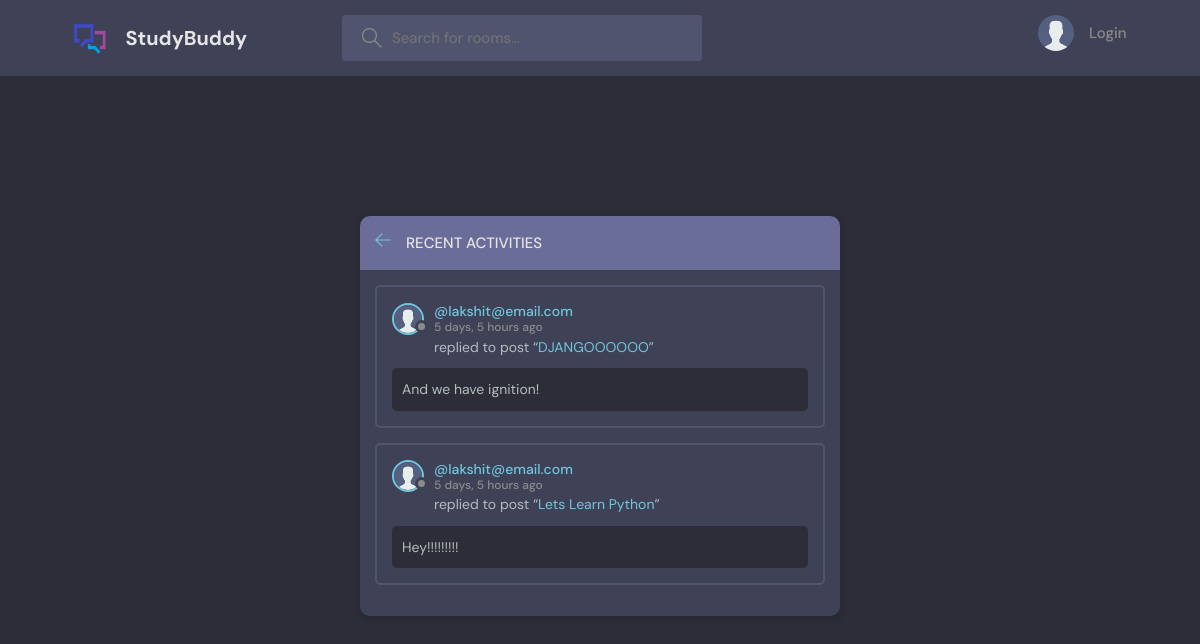
The page /activity/ on the database as committed earlier.
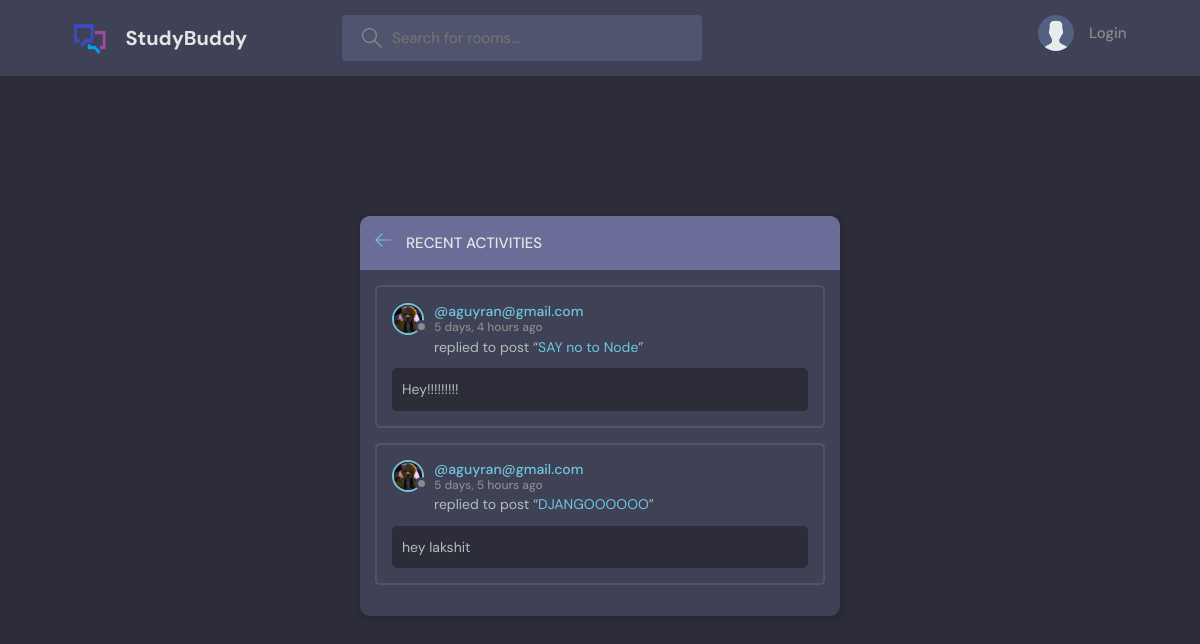
The same page on the database as committed later.
### base/models.py (models this page shows, shortened)
class Message(models.Model):
    user = models.ForeignKey(User, on_delete=models.CASCADE)
    room = models.ForeignKey(Room, on_delete=models.CASCADE)
    body = models.TextField()
    updated = models.DateTimeField(auto_now=True)
    created = models.DateTimeField(auto_now_add=True)
    class Meta:
        ordering=['-updated','-created']

class User(AbstractUser):
    name = models.CharField(max_length=200,null=True)
    email = models.EmailField(unique=True,null=True)
    bio= models.TextField(null=True)
    avatar = models.ImageField(null=True,default="avatar.svg")
    USERNAME_FIELD='email'
    REQUIRED_FIELDS = []

class Room(models.Model):
    host = models.ForeignKey(User, on_delete=models.SET_NULL,null=True)
    topic = models.ForeignKey(Topic, on_delete=models.SET_NULL,null=True)
    name = models.CharField(max_length=200)
    description= models.TextField(null=True, blank=True)
    participants= models.ManyToManyField(User,related_name='participants', blank =True)
    updated = models.DateTimeField(auto_now=True)
    created = models.DateTimeField(auto_now_add=True)
    class Meta:
        ordering=['-updated','-created']

### base/views.py (the view)
# urls.py: path('activity/',views.activityPage,name="activity"),
def activityPage(request):
    room_messages=Message.objects.all()[0:2]
    context={'room_messages':room_messages}
    return render(request,'base/activity.html',context)

### base/templates/base/activity.html (shortened to what this page needs)
{% extends 'main.html' %}
{% block content %}
{% load static %}
<main class="layout">
  <div class="container">
    <div class="layout__box">
      <div class="layout__boxHeader">
        <div class="layout__boxTitle">
          <a href="{% url 'homepage' %}">
            <svg version="1.1" xmlns="http://www.w3.org/2000/svg" width="32" height="32" viewBox="0 0 32 32">
              <title>arrow-left</title>
              <path
                d="M13.723 2.286l-13.723 13.714 13.719 13.714 1.616-1.611-10.96-10.96h27.625v-2.286h-27.625l10.965-10.965-1.616-1.607z">
              </path>
            </svg>
          </a>
          <h3>Recent Activities</h3>
        </div>
      </div>
      {% for message in room_messages %}
    <div class="activities__box">
      <div class="activities__boxHeader roomListRoom__header">
        <a href="{% url 'user-profile' message.user.id %}" class="roomListRoom__author">
          <div class="avatar avatar--small">
            <img src={{message.user.avatar.url}}/>
          </div>
          <p>
            @{{message.user}}
            <span>{{message.created|timesince}} ago</span>
          </p>
        </a>
      </div>
      <div class="activities__boxContent">
        <p>
          replied to post “<a href="{% url 'room' message.room.id %}">{{message.room.name}}</a
          >”
        </p>
        <div class="activities__boxRoomContent">
          {{message.body}}
        </div>
      </div>
    </div>
    {% endfor %}
  </div>
</main>
</body>
{% endblock content %}

Rows that differ between the two databases and show on the page:
no longer on this page (row unchanged): Message: user.avatar (picture), user "lakshit@email.com", created "5 days, 5 hours", room.name "DJANGOOOOOO", body "And we have ignition!"
no longer on this page (row unchanged): Message: user.avatar (picture), user "lakshit@email.com", created "5 days, 5 hours", room.name "Lets Learn Python", body "Hey!!!!!!!!!"
added Message: user.avatar (picture), user "aguyran@gmail.com", created "5 days, 4 hours", room.name "SAY no to Node", body "Hey!!!!!!!!!"
added Message: user.avatar (picture), user "aguyran@gmail.com", created "5 days, 5 hours", room.name "DJANGOOOOOO", body "hey lakshit"
